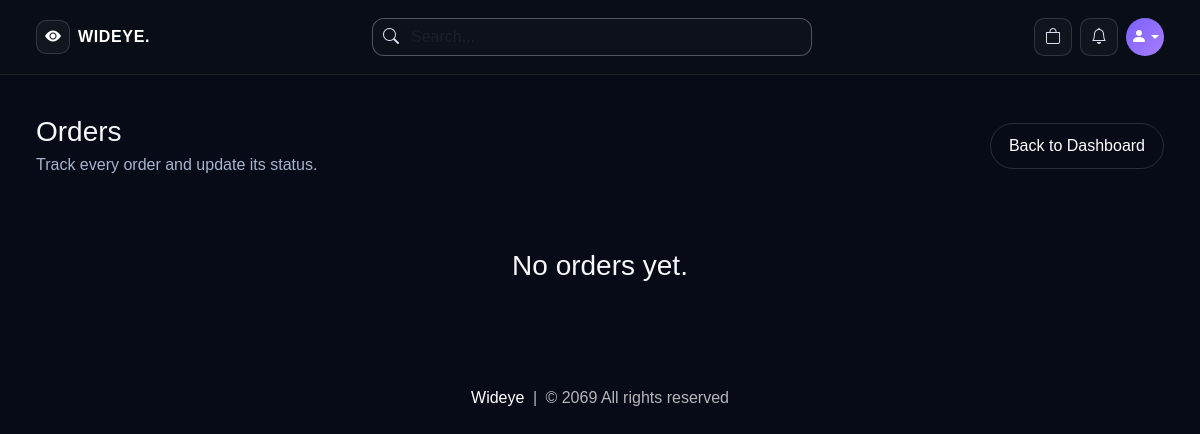
Page /view-orders (signed in) on the earlier database version.
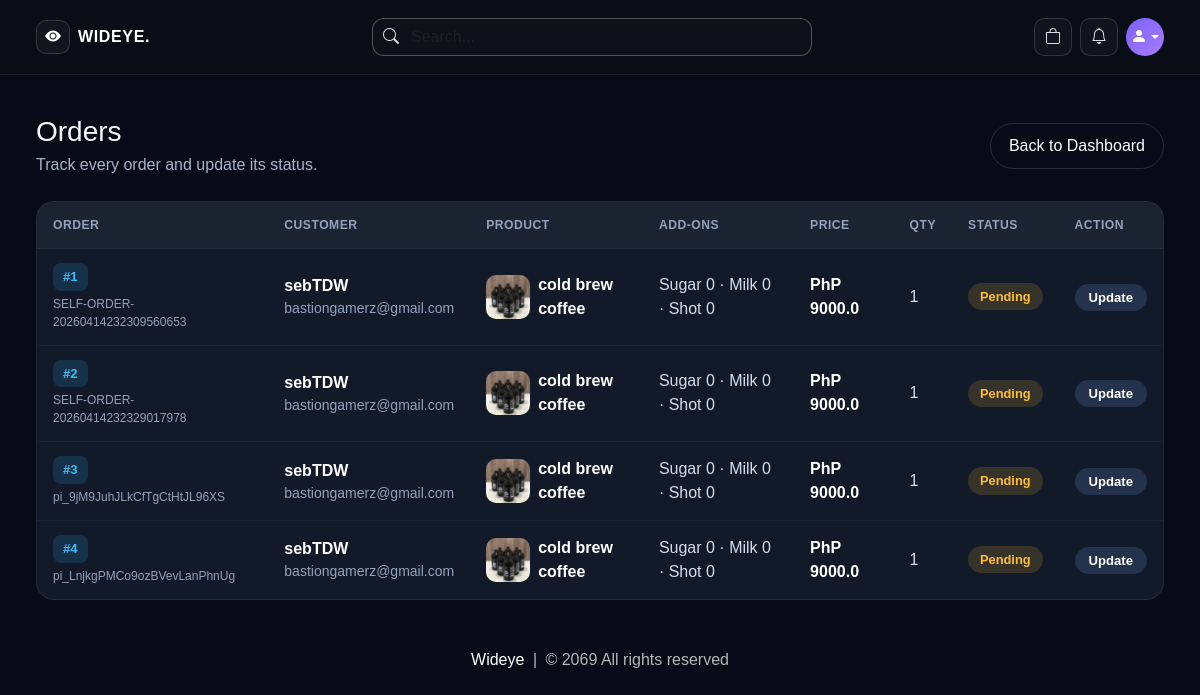
Same page on the later database version.
### website/models.py (models this page shows, shortened)
class Order(db.Model):
    id = db.Column(db.Integer, primary_key=True)
    quantity = db.Column(db.Integer, nullable=False)
    sugar = db.Column(db.Integer, nullable=False, default=0)
    milk = db.Column(db.Integer, nullable=False, default=0)
    shot = db.Column(db.Integer, nullable=False, default=0)
    price = db.Column(db.Float, nullable=False)
    status = db.Column(db.String(100), nullable=False)
    payment_id = db.Column(db.String(1000), nullable=False)
    customer_link = db.Column(db.Integer, db.ForeignKey('customer.id'), nullable=False)
    product_link = db.Column(db.Integer, db.ForeignKey('product.id'), nullable=False)

class Customer(db.Model, UserMixin):
    id = db.Column(db.Integer, primary_key=True)
    email = db.Column(db.String(100), unique=True)
    username = db.Column(db.String(100))
    password_hash = db.Column(db.String(150))
    face_profile_name = db.Column(db.String(100))
    usual_product_id = db.Column(db.Integer, db.ForeignKey('product.id'), nullable=True)
    date_joined = db.Column(db.DateTime(), default=datetime.utcnow)
    cart_items = db.relationship('Cart', backref=db.backref('customer', lazy=True))
    orders = db.relationship('Order', backref=db.backref('customer', lazy=True))
    usual_product = db.relationship('Product', foreign_keys=[usual_product_id])
    @property
    def password(self):
        raise AttributeError('Password is not a readable Attribute')

class Product(db.Model):
    id = db.Column(db.Integer, primary_key=True)
    product_name = db.Column(db.String(100), nullable=False)
    current_price = db.Column(db.Float, nullable=False)
    previous_price = db.Column(db.Float, nullable=False)
    in_stock = db.Column(db.Integer, nullable=False)
    sugar = db.Column(db.Integer, nullable=False, default=0)
    milk = db.Column(db.Integer, nullable=False, default=0)
    shot = db.Column(db.Integer, nullable=False, default=0)
    product_picture = db.Column(db.String(1000), nullable=False)
    flash_sale = db.Column(db.Boolean, default=False)
    date_added = db.Column(db.DateTime, default=datetime.utcnow)
    carts = db.relationship('Cart', backref=db.backref('product', lazy=True))
    orders = db.relationship('Order', backref=db.backref('product', lazy=True))

### website/admin.py (the view)
@admin.route('/view-orders')
@login_required
def order_view():
    if current_user.id == 1:
        orders = Order.query.all()
        return render_template('view_orders.html', orders=orders)
    return render_template('404.html')

### website/templates/view_orders.html (shortened to what this page needs)
{% extends 'base.html' %}
{% block body %}
<div class="wideye-shell py-4">
    <div class="d-flex flex-wrap align-items-center justify-content-between gap-3 mb-4">
        <div>
            <h1 class="h3 mb-1">Orders</h1>
            <p style="color:#a8b4cc;" class="mb-0">Track every order and update its status.</p>
        </div>
        <a href="/admin-page" style="border:1px solid rgba(255,255,255,0.14);border-radius:999px;padding:10px 18px;color:#fff;">Back to Dashboard</a>
    </div>
    {% if orders | length < 1 %}
    <div class="text-center py-5">
        <h3>No orders yet.</h3>
    </div>
    {% else %}
    <div class="wideye-order-wrap">
        <table class="wideye-order-table">
            <thead>
                <tr>
                    <th>Order</th>
                    <th>Customer</th>
                    <th>Product</th>
                    <th>Add-ons</th>
                    <th>Price</th>
                    <th>Qty</th>
                    <th>Status</th>
                    <th>Action</th>
                </tr>
            </thead>
            <tbody>
                {% for order in orders %}
                <tr>
                    <td>
                        <span class="wideye-order-id">#{{ order.id }}</span>
                        <small class="d-block mt-1" style="color:#94a2bc;font-size:0.75rem;">{{ order.payment_id }}</small>
                    </td>
                    <td>
                        <span style="color:#fff;font-weight:600;">{{ order.customer.username }}</span>
                        <small class="d-block" style="color:#94a2bc;">{{ order.customer.email }}</small>
                    </td>
                    <td>
                        <div class="d-flex align-items-center gap-2">
                            <img class="wideye-order-img" src="{{ order.product.product_picture }}" alt="{{ order.product.product_name }}">
                            <span style="color:#fff;font-weight:600;">{{ order.product.product_name }}</span>
                        </div>
                    </td>
                    <td>Sugar {{ order.sugar }} · Milk {{ order.milk }} · Shot {{ order.shot }}</td>
                    <td style="font-weight:600;color:#fff;">PhP {{ order.price }}</td>
                    <td>{{ order.quantity }}</td>
                    <td>
                        {% set s = order.status | lower %}
                        <span class="wideye-status {% if s == 'pending' %}wideye-status-pending{% elif s == 'accepted' %}wideye-status-accepted{% elif s == 'delivered' %}wideye-status-delivered{% elif s == 'canceled' %}wideye-status-canceled{% else %}wideye-status-pending{% endif %}">
                            {{ order.status }}
                        </span>
                    </td>
                    <td>
                        <a href="/update-order/{{ order.id }}" class="wideye-order-action">Update</a>
                    </td>
                </tr>
                {% endfor %}
            </tbody>
        </table>
    </div>
    {% endif %}
</div>
{% endblock %}

Differences in the rows shown:
added Order: id "1", payment_id "SELF-ORDER-20260414232309560653", customer.username "sebTDW", customer.email "bastiongamerz@gmail.com", product.product_picture (picture), product.product_name "cold brew coffee", sugar "0", milk "0", shot "0", price "9000.0", quantity "1", status "Pending"
added Order: id "2", payment_id "SELF-ORDER-20260414232329017978", customer.username "sebTDW", customer.email "bastiongamerz@gmail.com", product.product_picture (picture), product.product_name "cold brew coffee", sugar "0", milk "0", shot "0", price "9000.0", quantity "1", status "Pending"
added Order: id "3", payment_id "pi_9jM9JuhJLkCfTgCtHtJL96XS", customer.username "sebTDW", customer.email "bastiongamerz@gmail.com", product.product_picture (picture), product.product_name "cold brew coffee", sugar "0", milk "0", shot "0", price "9000.0", quantity "1", status "Pending"
added Order: id "4", payment_id "pi_LnjkgPMCo9ozBVevLanPhnUg", customer.username "sebTDW", customer.email "bastiongamerz@gmail.com", product.product_picture (picture), product.product_name "cold brew coffee", sugar "0", milk "0", shot "0", price "9000.0", quantity "1", status "Pending"
Other differences:
text no longer shown: "No orders yet."
text now shown: "ORDER CUSTOMER PRODUCT ADD-ONS PRICE QTY STATUS ACTION"
